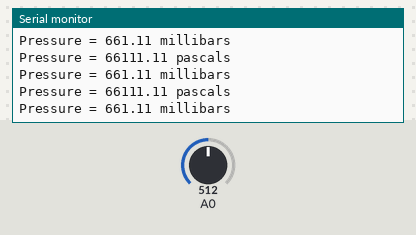
Simulated run of this sketch. Board: Arduino Uno, built with avr-gcc and run on an emulated ATmega328P. Parts: the last lines printed to the serial monitor. The test bench sets the inputs (shaded band); at power-on: A0 = 512.

Above: at 1.3 s.
1.4 s: A0 set to 716
At 1.83 s:
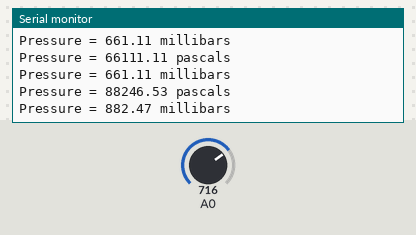
2.9 s: A0 set to 900
At 3.33 s:
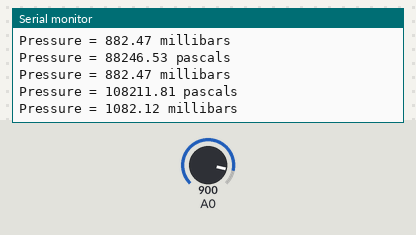
Timing chart, 0 to 5.9 s (numbered marks = the images above; inputs shaded):
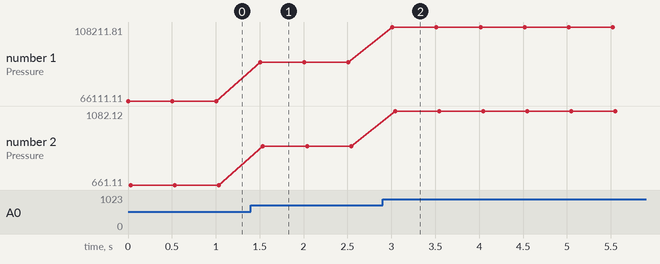

The sketch:

MPX4115A_-_Pressure_sketch.ino
```cpp
#define aref_voltage 3.3         // we tie 3.3V to ARef and measure it with a multimeter!

void setup() {
    Serial.begin(9600);
    analogReference(EXTERNAL);
}

void loop(){
    float pressure = readPressure(A0);
    float millibars = pressure/100;

    Serial.println();
    Serial.print("Pressure = ");
    Serial.print(pressure);
    Serial.println(" pascals");
    Serial.print("Pressure = ");
    Serial.print(millibars);
    Serial.println(" millibars");
    delay(500);
}

/* Reads pressure from the given pin.
* Returns a value in Pascals
*/
float readPressure(int pin){
    int pressureValue = analogRead(pin);
    float pressure=((pressureValue/1024.0)+0.095)/0.000009;
    return pressure;
}
```

Measured:
- after the input at 1.4 s, the serial monitor: prints a new line after 0.11 s (image 1)
- after the input at 2.9 s, the serial monitor: prints a new line after 0.11 s (image 2)
- plotted number 1: 66111.11 → 88246.53 after the input at 1.4 s, 88246.53 → 108211.81 after the input at 2.9 s
- plotted number 2: 661.11 → 882.47 after the input at 1.4 s, 882.47 → 1082.12 after the input at 2.9 s
